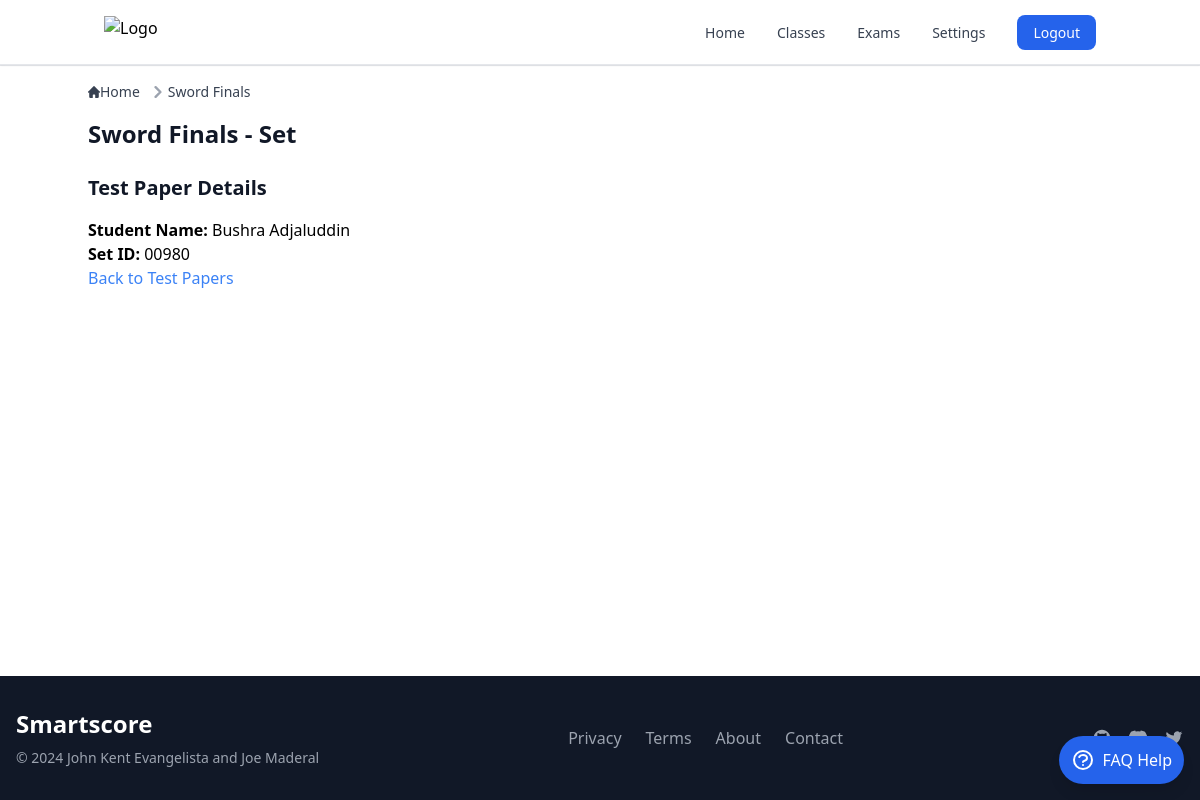
The app's page /test_set/265/ (signed in) with its own data.
### smartscoreapp/models.py (models this page shows, shortened)
class TestSet(models.Model):
    exam = models.ForeignKey(Exam, on_delete=models.CASCADE)
    student = models.ForeignKey(Student, on_delete=models.CASCADE)
    set_no = models.IntegerField()
    set_id = models.CharField(max_length=5, blank=True)  # Removed unique=True
    questions = models.ManyToManyField('Question', related_name='test_sets', blank=True)
    answer_key = models.CharField(max_length=255, blank=True)
    class Meta:
        unique_together = [['exam', 'student']]  # Ensure one test set per student per exam

class Exam(models.Model):
    exam_id = models.CharField(max_length=3, unique=True, editable=False)
    name = models.CharField(max_length=50)
    class_assigned = models.ForeignKey(Class, related_name='exams', on_delete=models.SET_NULL, null=True)  # Set to NULL on class deletion
    questions = models.ManyToManyField(Question, related_name='exams')
    set_id = models.CharField(max_length=6, unique=True, blank=True)
    instructions = models.TextField(blank=True, null=True)
    time_limit = models.IntegerField(null=True, blank=True)

class Student(models.Model):
    first_name = models.CharField(max_length=50)
    last_name = models.CharField(max_length=50)
    middle_initial = models.CharField(max_length=1, blank=True)
    student_id = models.CharField(max_length=12, blank=True)  # Not unique
    assigned_class = models.ForeignKey(Class, on_delete=models.CASCADE, related_name='students', null=False)
    short_id = models.CharField(max_length=8, editable=False, null=True, blank=True)
    class Meta:
        unique_together = ('first_name', 'last_name', 'middle_initial', 'assigned_class', 'short_id')

### smartscoreapp/views.py (the view)
# urls.py: path('test_set/<int:test_set_id>/', view_test_set_view, name='view_test_set'),
@login_required
def view_test_set_view(request, test_set_id):
    test_set = get_object_or_404(TestSet, id=test_set_id)
    return render(request, 'view_test_set.html', {'test_set': test_set})

### templates/students/view_test_set.html (shortened to what this page needs)
{% extends "base.html" %}
{% block content %}
<nav class="flex mb-4" aria-label="Breadcrumb">
  <ol class="inline-flex items-center space-x-1 md:space-x-2 rtl:space-x-reverse">
    <li class="inline-flex items-center">
      <a href="{% url 'index' %}" class="inline-flex items-center text-sm font-medium text-gray-700 hover:text-blue-600 dark:text-gray-400 dark:hover:text-white">
        Home
      </a>
    </li>
    <li class="flex items-center">
      <svg class="rtl:rotate-180 w-3 h-3 text-gray-400 mx-1" aria-hidden="true" xmlns="http://www.w3.org/2000/svg" fill="none" viewBox="0 0 6 10">
        <path stroke="currentColor" stroke-linecap="round" stroke-linejoin="round" stroke-width="2" d="m1 9 4-4-4-4"/>
      </svg>
      <span class="text-sm font-medium text-gray-700 dark:text-gray-400">{{ test_set.exam.name }}</span>
    </li>
  </ol>
</nav>
<h1 class="text-2xl font-semibold text-gray-900 dark:text-white mb-6">{{ test_set.exam.name }} - Set {{ test_set.set_number }}</h1>
<h2 class="text-xl font-semibold text-gray-900 dark:text-white mb-4">Test Paper Details</h2>
<p><strong>Student Name:</strong> {{ test_set.student.first_name }} {{ test_set.student.last_name }}</p>
<p><strong>Set ID:</strong> {{ test_set.set_id }}</p>
<a href="{% url 'student_test_papers' test_set.student.id %}" class="text-blue-500 hover:underline">Back to Test Papers</a>
{% endblock %}

### records on screen
TestSet: exam.name "Sword Finals", student.first_name "Bushra", student.last_name "Adjaluddin", set_id "00980"
